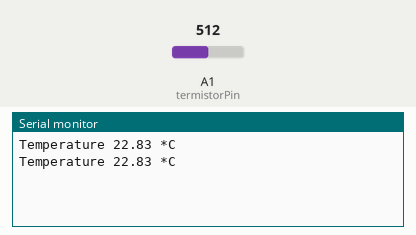
Bench run of a sketch on a simulated Arduino Uno, built with avr-gcc and run on an emulated ATmega328P. Parts: the last lines printed to the serial monitor. The test bench sets the inputs (shaded band); at power-on: A1 (termistorPin) = 512.

Above: at 1.2 s.
1.3 s: A1 (termistorPin) set to 716
At 2.6 s:
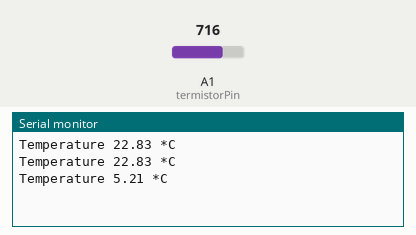
2.8 s: A1 (termistorPin) set to 900
At 3.8 s:
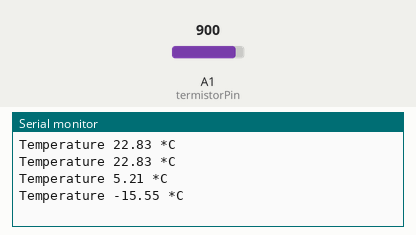
Timing chart, 0 to 5.8 s (numbered marks = the images above; inputs shaded):
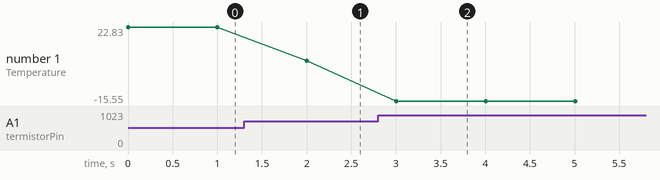

The sketch:

TEST_Termistor.ino
```cpp
#define termistorPin A1
#define termistorNominalRes 100000
#define termistorNominalTemp 25
#define termistorBValue 3950
#define VoltageDividerResistor 110000
float termistorRes = 0.0;
float steinhart;
void setup() {
    Serial.begin(9600);
    analogReference(EXTERNAL);
}

void loop() {

  termistorRes = ((float)analogRead (termistorPin)* VoltageDividerResistor)/(1023 - (float)analogRead (termistorPin));
  steinhart = termistorRes / termistorNominalRes;     // (R/Ro)
  steinhart = log(steinhart);                         // ln(R/Ro)
  steinhart /= termistorBValue;                       // 1/B * ln(R/Ro)
  steinhart += 1.0 / (termistorNominalTemp + 273.15); // + (1/To)
  steinhart = 1.0 / steinhart;                        // Invert
  steinhart -= 273.15;                                // convert to C
  Serial.print("Temperature ");
  Serial.print(steinhart);
  Serial.println(" *C");
  delay(1000);
}
```

Measured:
- after the input at 1.3 s, the serial monitor: prints a new line after 0.70 s (image 1)
- after the input at 2.8 s, the serial monitor: prints a new line after 0.20 s (image 2)
- plotted number 1: 22.83 → 5.21 after the input at 1.3 s, 5.21 → -15.55 after the input at 2.8 s
